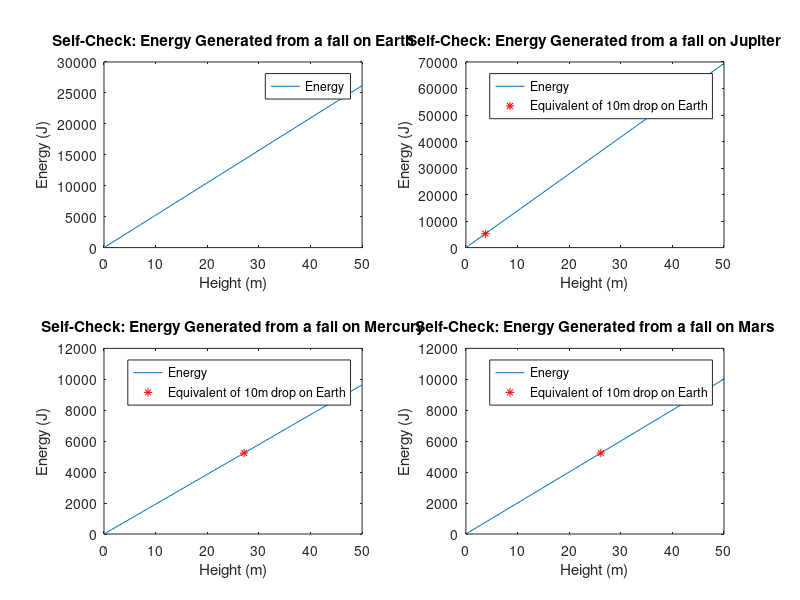

Source code (MATLAB):
%Andrew Brown Homework 2 Problem 3

clc
clear
clf

%Phyisics of a harmful fall on different planets.

%Part A: What is the energy that is generated by a 10-meter fall for a 120
%pounds heavy object on the surface of Earth?

%Define given constants
massPounds=120; %mass in pounds
massKg=massPounds/2.246; %mass in kilograms
g=9.8; %acceleration due to gravity on earth
h=10; %height off the ground in meters

%Given equation
E=massKg*g*h; %energy generated from the fall in joules

%Print out the energy given off
fprintf('Energy from a 10m fall on Earth: %0.2f Joules\n', E)

%Part B: Choose three different planets of your choice, plot the energy
%generated by the fall of a 120 pounds object over the surface of each
%of Earth and the other planets. Your plot should show the energy 
%generated between values between 0 to 50 meters.
%and
%Part C: Identify on your graph and command window the harmful heights
%that will generate the same energy as a 10-meter fall on earth. 

%Define given constants
massPounds=120; %mass in pounds
massKg=massPounds/2.246; %mass in kilograms
g=[9.8, 26.0, 3.61, 3.75]; %accelerations due to gravity in m/s^2
h=linspace(0,50,100); %height off the ground in meters

%Given equations separated by planet
EEarth=massKg*g(1)*h; %energy generated from the fall in joules on earth
EJupiter=massKg*g(2)*h; %energy generated from the fall in joules on jupiter
EMercury=massKg*g(3)*h; %energy generated from the fall in joules on mercury
EMars=massKg*g(4)*h; %energy generated from the fall in joules on mars

%Plotting the graph for energy generated from a fall on Earth
subplot(2,2,1)
plot(h,EEarth)
title('Self-Check: Energy Generated from a fall on Earth')
xlabel('Height (m)')
ylabel('Energy (J)')
legend('Energy')
axis([0,50,0,3*10^4])



%Plotting the graph for energy generated from a fall on Jupiter
subplot(2,2,2)
plot(h,EJupiter)
title('Self-Check: Energy Generated from a fall on Jupiter')
xlabel('Height (m)')
ylabel('Energy (J)')
axis([0,50,0,7*10^4])

%Calculate and plot the point of a drop equivalent to a 10m drop on earth
hold on
JupiterHeight=E/(g(2)*massKg);
plot(JupiterHeight,E,'r*')
legend('Energy', 'Equivalent of 10m drop on Earth')



%Plotting the graph for energy generated from a fall on Mercury
subplot(2,2,3)
plot(h,EMercury)
title('Self-Check: Energy Generated from a fall on Mercury')
xlabel('Height (m)')
ylabel('Energy (J)')
axis([0,50,0,12*10^3])

%Calculate and plot the point of a drop equivalent to a 10m drop on earth
hold on
MercuryHeight=E/(g(3)*massKg);
plot(MercuryHeight,E,'r*')
legend('Energy', 'Equivalent of 10m drop on Earth')



%Plotting the graph for energy generated from a fall on Mars
subplot(2,2,4)
plot(h,EMars)
title('Self-Check: Energy Generated from a fall on Mars')
xlabel('Height (m)')
ylabel('Energy (J)')
axis([0,50,0,12*10^3])

%Calculate and plot the point of a drop equivalent to a 10m drop on earth
hold on
MarsHeight=E/(g(4)*massKg);
plot(MarsHeight,E,'r*')
legend('Energy', 'Equivalent of 10m drop on Earth')

%Print out the equivalent falls.
fprintf('The energy-equivalent fall to a 10m drop on Earth:\n Jupiter: %0.2fm\n Mercury: %0.2fm\n Mars: %0.2fm\n',JupiterHeight,MercuryHeight,MarsHeight)
